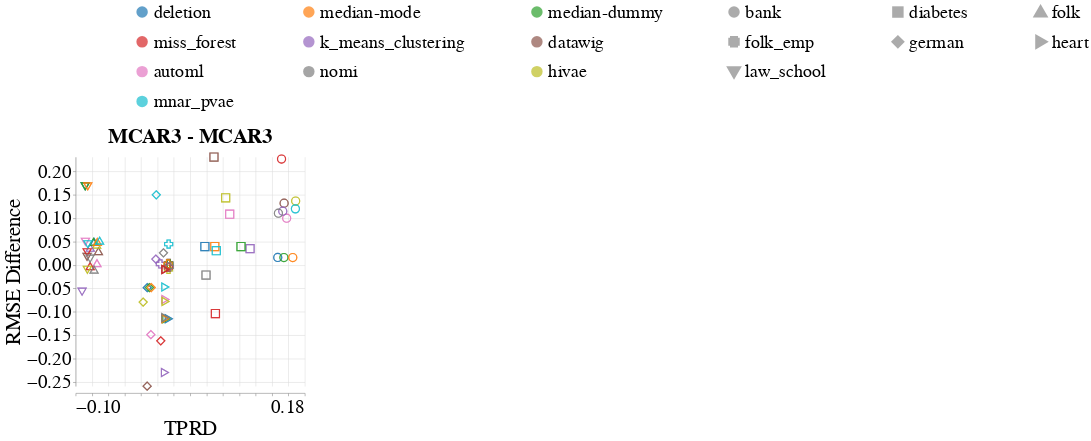

The cell this chart's notebook holds for it:
### Code cell
create_scatter_plot(missingness_types=[
                        {'train': 'MCAR3', 'test': 'MCAR3'},
                        # {'train': 'MAR3', 'test': 'MAR3'},
                        # {'train': 'MNAR3', 'test': 'MNAR3'},
                        # {'train': 'mixed_exp', 'test': 'MCAR1 & MAR1 & MNAR1'},
                    ],
                    imputation_quality_metric_name='rmse_difference',
                    model_performance_metric_name='Equalized_Odds_TPR',
                    dataset_to_column_name=DATASET_TO_COLUMN_NAME,
                    dataset_to_group=DATASETS_SENSITIVE_ATTRS,
                    shape_by='Dataset_Name', # Dataset_Name or Model_Name
                    base_font_size=30,
                    db_client_1=db_client_1,
                    db_client_3=db_client_3)

### Figure 1 — Vega-Lite specification as saved in the notebook (floating-point values rounded to 4 significant figures; data arrays with more than 128 entries replaced by an {"elided": "..."} marker saying what was removed)
{"config": {"view": {"continuousWidth": 400, "continuousHeight": 300, "stroke": null}, "axis": {"labelFontSize": 34, "labelFontWeight": "normal", "titleFontSize": 36, "titleFontWeight": "normal"}, "facet": {"spacing": 30}, "header": {"labelFontSize": 36, "labelFontWeight": "bold", "labelOrient": "top", "labelPadding": 5, "titleFontSize": 36}, "legend": {"columns": 3, "direction": "horizontal", "labelFontSize": 32, "labelLimit": 400, "orient": "top", "symbolOffset": 100, "symbolStrokeWidth": 10, "titleAnchor": "middle", "titleFontSize": 34, "titleLimit": 300}, "title": {"fontSize": 36}}, "data": {"name": "data-dfe510efef5530ac9a46b62a0c46f103"}, "facet": {"column": {"field": "Missingness_Type", "sort": ["MCAR3 - MCAR3"], "title": null, "type": "nominal"}}, "spec": {"layer": [{"mark": {"type": "point", "size": 200}, "encoding": {"color": {"field": "Null_Imputer_Name", "scale": {"scheme": "category10"}, "sort": ["deletion", "median-mode", "median-dummy", "miss_forest", "k_means_clustering", "datawig", "automl", "nomi", "tdm", "edit_gain", "gain", "hivae", "notmiwae", "mnar_pvae"], "title": null, "type": "nominal"}, "shape": {"field": "Dataset_Name", "title": null, "type": "nominal"}, "x": {"axis": {"title": "TPRD"}, "field": "Equalized_Odds_TPR", "type": "quantitative"}, "y": {"axis": {"title": "RMSE Difference"}, "field": "Rmse_Difference", "scale": {"domain": [-0.2589, 0.2311]}, "type": "quantitative"}}}], "height": 400, "width": 400}, "resolve": {"scale": {"y": "independent"}}, "$schema": "https://vega.github.io/schema/vega-lite/v4.17.0.json", "datasets": {"data-dfe510efef5530ac9a46b62a0c46f103": {"elided": "140 records"}}}
